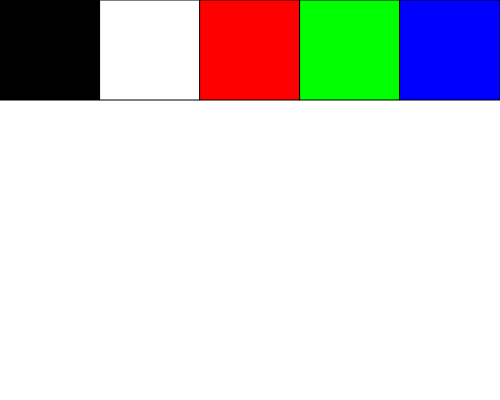
Frame 1 (no input)
Frame 60 (no input): identical to frame 1, image omitted
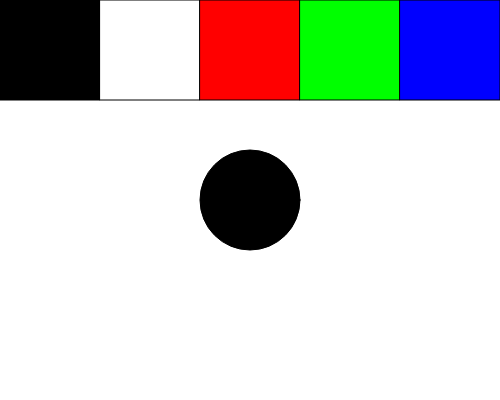
Frame 120 (the mouse pressed at the canvas centre since frame 60)

The p5.js sketch that drew these frames (run headless with seeded random() and noise() and a simulated clock; from frame 60 on, the mouse is pressed at the canvas centre):

// p5.js sketch
// ── sketch.js
const NUM_SQUARES = 5;
const SIZE = 100;
let colours;
let circColour;

function setup() {
    createCanvas(500, 400);
    colours = [
        color(0), color(255), color(255, 0, 0), color(0, 255, 0), color(0, 0, 255)
    ];
    circColour = color(0);
}

function draw() {
    background(255);
    for (let i = 0; i < colours.length; i++) {
        fill(colours[i]);
        square(i * SIZE, 0, SIZE);
    }
    fill(circColour);
    circle(mouseX, mouseY, SIZE);
}

function mouseClicked() {
    if (mouseY >= 0 && mouseY <= SIZE && mouseX >= 0 && mouseX <= width) {
        let i = floor(mouseX / SIZE);
        circColour = colours[i];
    }
}

// ── Q10.html
<!DOCTYPE html>
<html lang="en">
  <head>
    <meta charset="utf-8" />
    <meta name="viewport" content="width=device-width, initial-scale=1.0">

    <title>PDM1 - Exam Practice Exercises - Q10 Solution</title>

    <link href="https://cdn.jsdelivr.net/npm/bootstrap@5.3.1/dist/css/bootstrap.min.css" rel="stylesheet" integrity="sha384-4bw+/aepP/YC94hEpVNVgiZdgIC5+VKNBQNGCHeKRQN+PtmoHDEXuppvnDJzQIu9" crossorigin="anonymous">
    <link rel="stylesheet" type="text/css" href="./lib/main-styles.css">
    <script src="https://cdn.jsdelivr.net/npm/bootstrap@5.3.1/dist/js/bootstrap.bundle.min.js" integrity="sha384-HwwvtgBNo3bZJJLYd8oVXjrBZt8cqVSpeBNS5n7C8IVInixGAoxmnlMuBnhbgrkm" crossorigin="anonymous"></script>
    <script src="./lib/libraries/p5.min.js"></script>
  </head>

  <body>
    <h1>Q10 Solution</h1>
    <script src="sketch.js"></script>
  </body>
</html>
